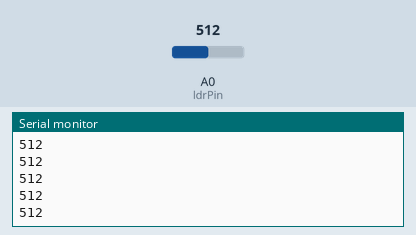
This sketch was run on a simulated Arduino Uno, built with avr-gcc and run on an emulated ATmega328P. On the bench: the last lines printed to the serial monitor. The test bench sets the inputs (shaded band); at power-on: A0 (ldrPin) = 512.

Above: at 1.2 s.
1.3 s: A0 (ldrPin) set to 716
At 2.4 s:
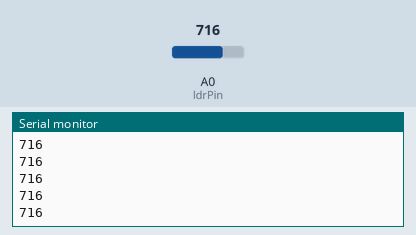
2.8 s: A0 (ldrPin) set to 900
At 3.5 s:
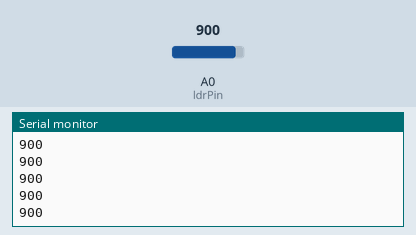
Timing chart, 0 to 5.8 s (numbered marks = the images above; inputs shaded):
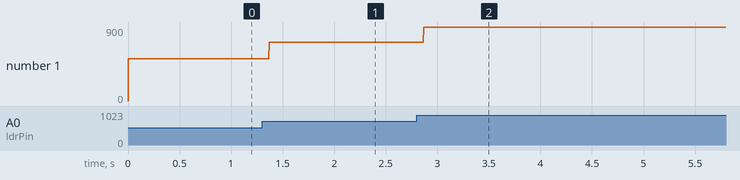

Measured:
- after the input at 1.3 s, the serial monitor: prints a new line after 0.07 s (image 1)
- after the input at 2.8 s, the serial monitor: prints a new line after 0.07 s (image 2)
- plotted number 1: 512 → 716 after the input at 1.3 s, 716 → 9 after the input at 2.8 s

The sketch:

interactive_light.ino
```cpp
const int ldrPin = A0;

void setup() {
  Serial.begin(9600);

  // Since both sides wait for each other before they send anything,
  // someone needs to start the conversation
  Serial.println("0");
}

void loop() {
  int ldrValue = analogRead(ldrPin); // brightness
  Serial.println(ldrValue);
}
```
